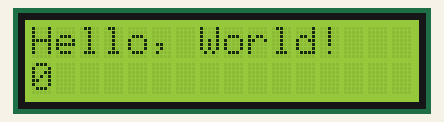
The program below on a simulated Arduino Mega 2560, built with avr-gcc and run on an emulated ATmega2560. On the bench: 16×2 character LCD.

Above: at 0.1 s.
At 4.1 s:
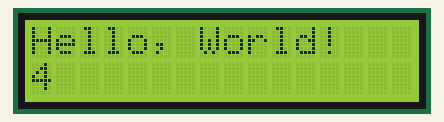
At 9.1 s:
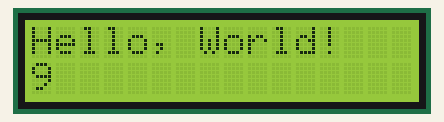
At 19.1 s:
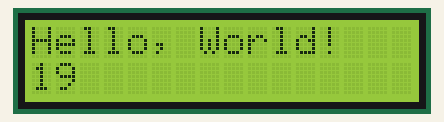
At 29.1 s:
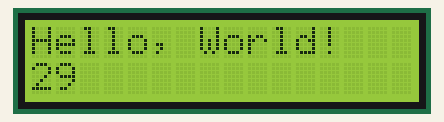
At 39.1 s:
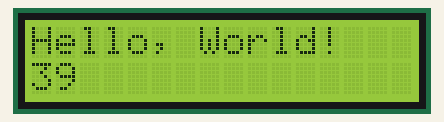

The program:

main.cpp
```cpp
//**************************************************************//
//  Name    : LCD
//  Author  : Jose Luis Figueroa
//  Date    : 28 Feb, 2021
//  Board   : Arduino Mega
//  Version : 1.0
//  Notes   :
//**************************************************************//
#include <Arduino.h>
#include <LiquidCrystal.h>

//Instance object (RS, E , D4, D5, D6, D7)
LiquidCrystal lcd(22, 24, 2, 3, 4 ,5);

void setup()
{
    //Indicates (number of characters per row, number of rows)
    lcd.begin(16, 2);
    lcd.clear();
    lcd.print("Hello, World!");
}

void loop()
{
    //Get seconds
    int counter = millis() / 1000;
    //(character position x, row number)
    lcd.setCursor(0, 1);
    lcd.print(counter);
}
```

Measured:
- what the display in image 1 shows lasts 1.0 s, from 4.0 s to 5.0 s
